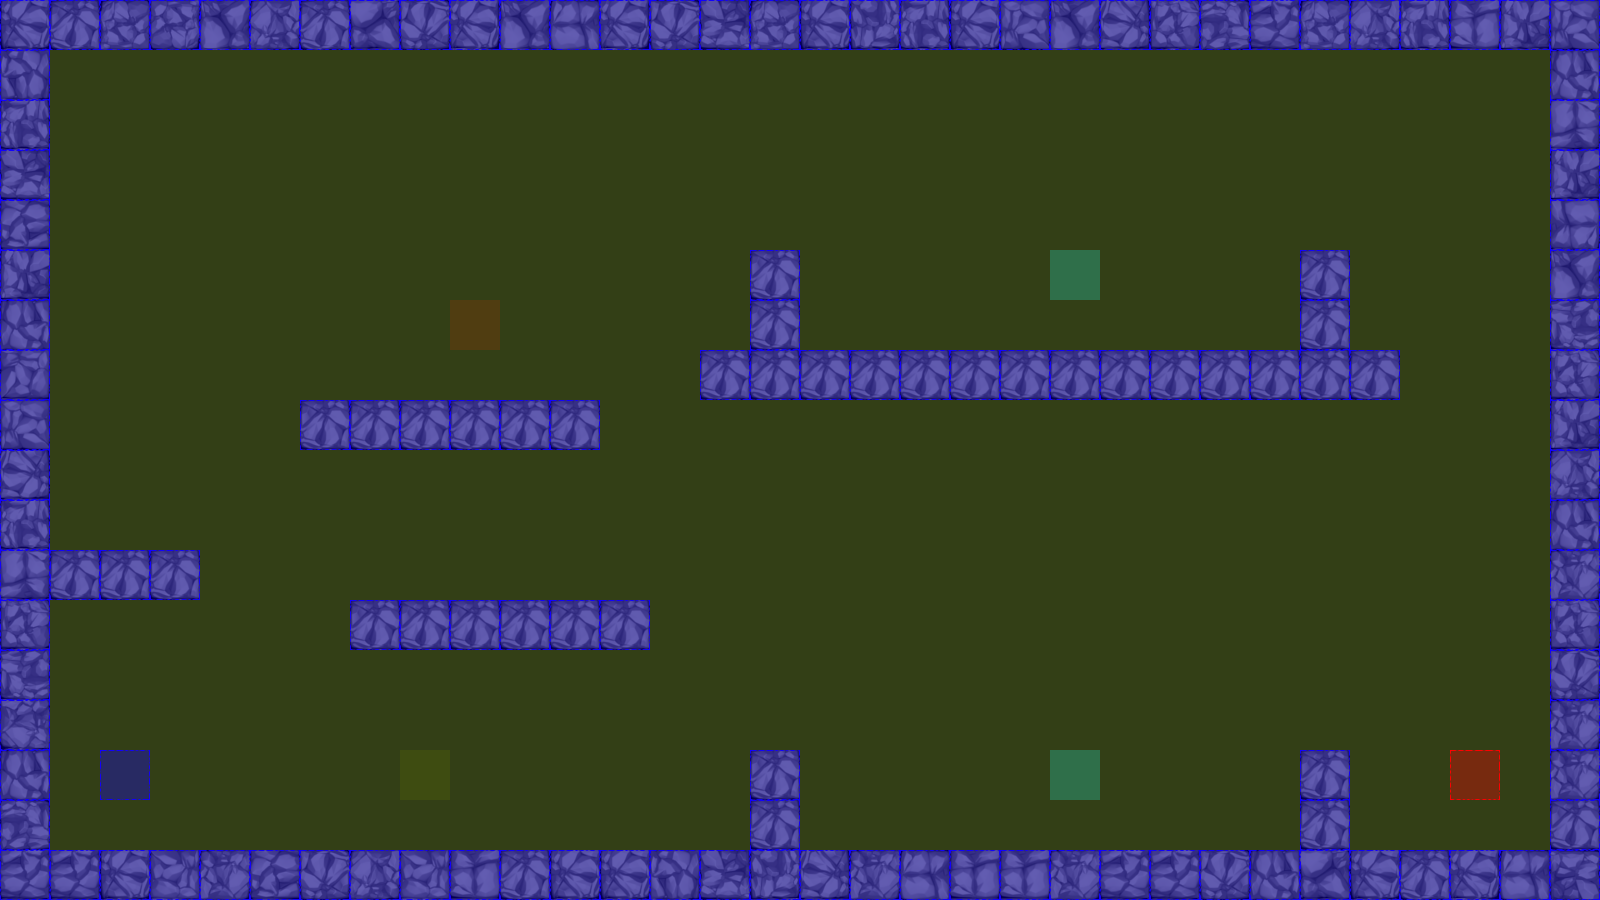

This is a level from a 2D game, rendered from its Tiled map with the project's own tilesets. A one-line summary and the map file follow, with tile-layer data summarised:
An orthogonal 32x18 tile map with 50x50 px tiles, 3 tile layers (terrain, collision, event), 2 tilesets.

<map version="1.0" orientation="orthogonal" renderorder="left-up" width="32" height="18" tilewidth="50" tileheight="50" nextobjectid="3">
 <tileset firstgid="1" name="dungeonTile" tilewidth="50" tileheight="50" tilecount="64" columns="8">
  <image source="tiles/dungeonTile.png" width="400" height="400" />
 </tileset>
 <tileset firstgid="65" name="collisionTile" tilewidth="50" tileheight="50" tilecount="12" columns="3">
  <image source="tiles/collisionTile.png" width="150" height="200" />
 </tileset>
 <layer name="terrain" width="32" height="18">
  <data>[576 cells, 133 non-empty, 33 distinct tile ids]</data>
 </layer>
 <layer name="collision" width="32" height="18">
  <data>[576 cells, 576 non-empty, 2 distinct tile ids]</data>
 </layer>
 <layer name="event" width="32" height="18">
  <data>[576 cells, 6 non-empty, 5 distinct tile ids]</data>
 </layer>
</map>
